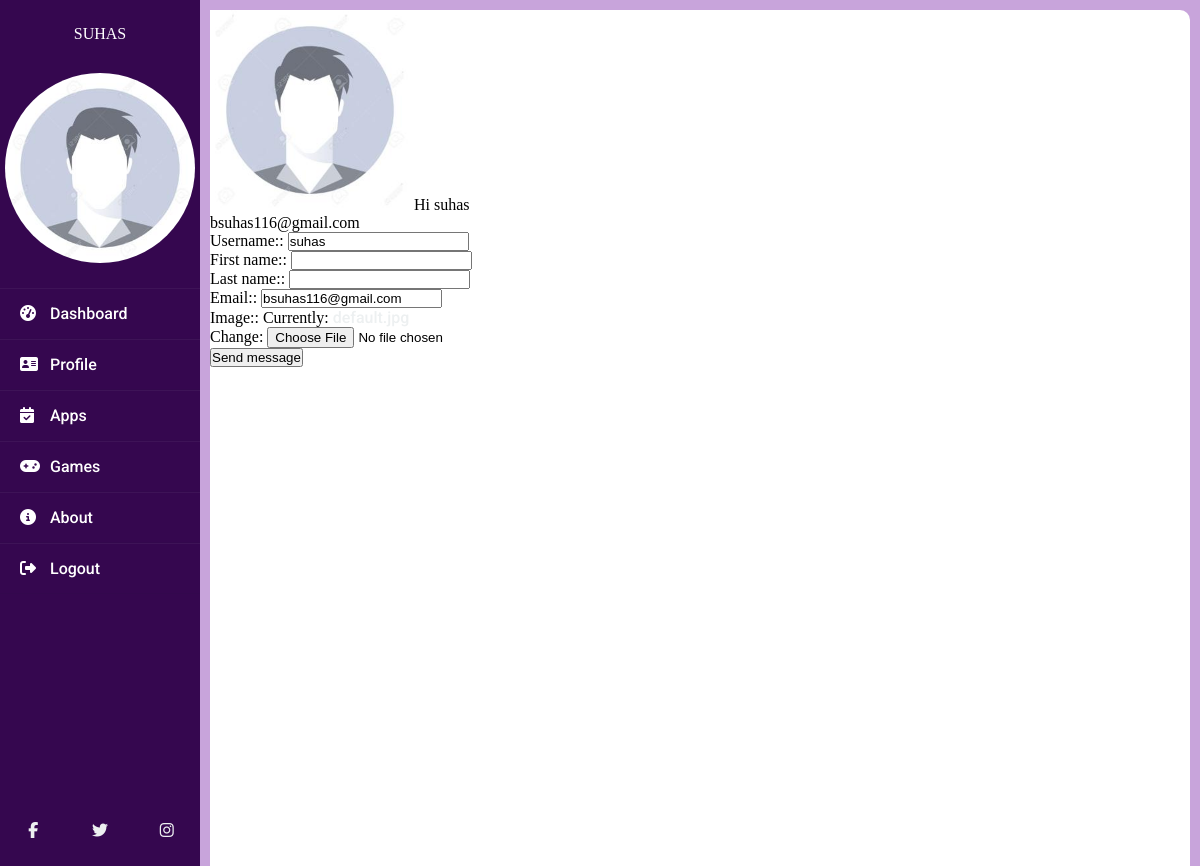
Page /users/profile/ (signed in) on the earlier database version.
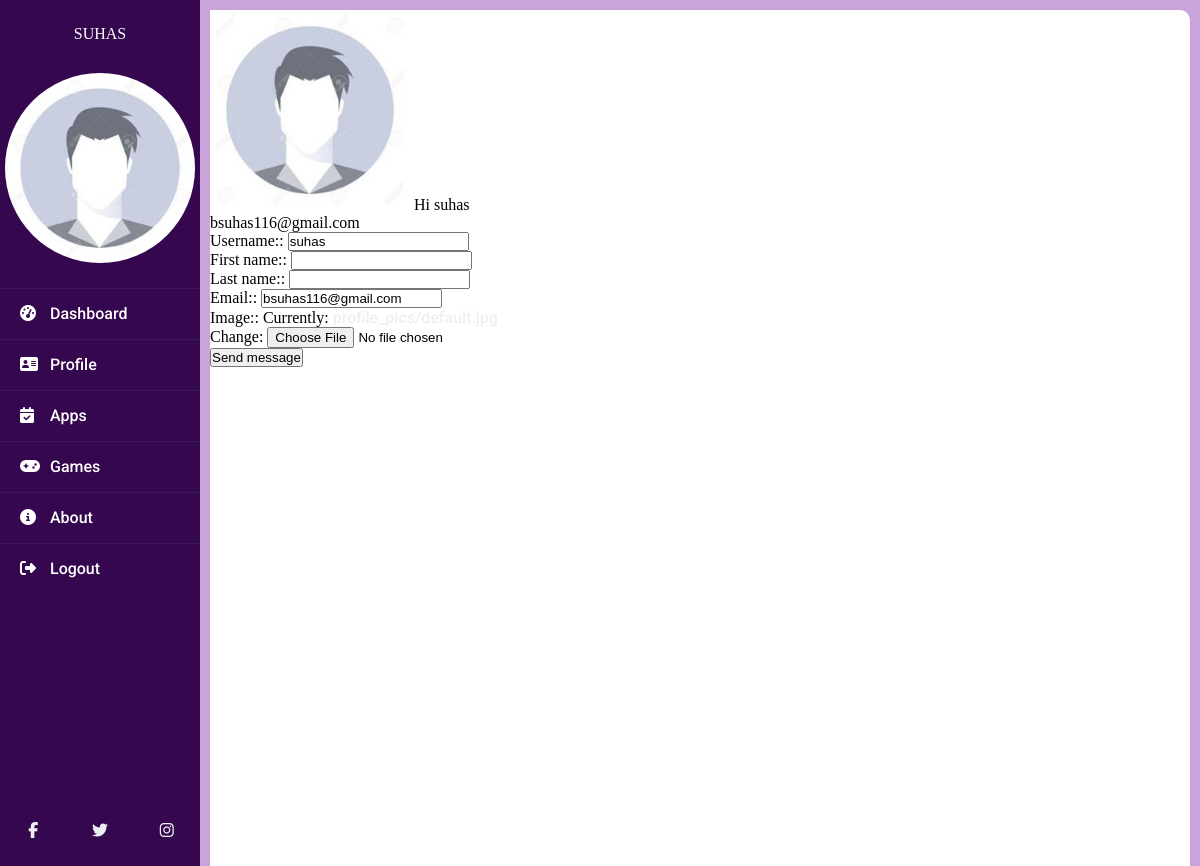
Same page on the later database version.
### users/models.py (models this page shows, shortened)
class CustomUser(AbstractUser):
    pass

class Profile(models.Model):
  user = models.OneToOneField(CustomUser, on_delete= models.CASCADE)
  image = models.ImageField(default= "default.jpg", upload_to="profile_pics" )

### users/views.py (the view)
# urls.py: path('profile/', user_views.profile , name='profile'),
@login_required
def profile(request):
  if request.method == 'POST':
    u_form = UserUpdateForm(request.POST, instance = request.user)
    p_form = ProfileUpdateForm(request.POST, request.FILES, instance = request.user.profile)
    if u_form.is_valid() and p_form.is_valid():
      u_form.save()
      p_form.save()
      messages.success(request, f'Your profile has been updated')
      return redirect('portfolio')
  else:
    u_form = UserUpdateForm(instance = request.user)
    p_form = ProfileUpdateForm(instance = request.user.profile)
  context = {
    'u_form' :  u_form,
    'p_form' :  p_form,
  }
  return render(request, 'registration/profile.html', context)

### users/forms.py
class UserUpdateForm(forms.ModelForm):
  first_name = forms.CharField(max_length=30, required=False, help_text='Optional.')
  last_name = forms.CharField(max_length=30, required=False, help_text='Optional.')
  email = forms.EmailField(max_length=254, help_text='Required. Inform a valid email address.')
  class Meta:
      model = CustomUser
      fields = ['username', 'first_name', 'last_name', 'email']

class ProfileUpdateForm(forms.ModelForm):
  class Meta:
    model = Profile
    fields = ['image']

### templates/registration/profile.html (shortened to what this page needs)
{% extends 'base-user.html' %}
{% block content %}
{% if user.is_authenticated %}
  <img style="width: 200px;" src="{{ user.profile.image.url }}">
  Hi {{ user.username}}
  <p> {{ user.email }} </p>
  <form method="post" enctype="multipart/form-data">
      {% for field in u_form %}
          <div class="fieldWrapper">
              {{ field.label_tag }}: {{ field }}
          </div>
      {% endfor %}
      {% for field in p_form %}
          <div class="fieldWrapper">
              {{ field.label_tag }}: {{ field }}
          </div>
      {% endfor %}
      <p><input type="submit" value="Send message" /></p>
  </form>
{% endif %}
{% endblock %}

### templates/base-user.html (shortened to what this page needs)
<!DOCTYPE html>
<html>
<head>
  {% load static%}
  <link rel="stylesheet" type="text/css" href="{% static "/css/main1.css" %}">
</head>
<body>
  <div class="wrapper">
    <div class="sidebar">
      <div class="username">
        <span>{{user.username}}</span>
      </div>
      <div class="image">
        <img class="profile-pic" src="{{user.profile.image.url}}">
      </div>
      <div class="links">
        <ul>
          <li><a href="{% url 'portfolio' %}"><i class="fas fa-tachometer-alt"></i>Dashboard</a></li>
          <li><a href="{% url 'profile' %}"><i class="fas fa-address-card"></i>Profile</a></li>
          <li><a href="#App"><i class="fas fa-calendar-check"></i>Apps</a></li>
          <li><a href="{% url 'games_index' %}"><i class="fas fa-gamepad"></i>Games</a></li>
          <li><a href="#"><i class="fas fa-info-circle"></i>About</a></li>
          <li><a href="{% url 'logout' %}"><i class="fas fa-sign-out-alt"></i>Logout</a></li>
        </ul>
      </div>
      <div class="social_media">
        <a href="#"><i class="fab fa-facebook-f fab-3"></i></a>
        <a href="#"><i class="fab fa-twitter fab-3"></i></a>
        <a href="#"><i class="fab fa-instagram fab-3"></i></a>
      </div>
    </div>
    <div class="main_content">
        {% block content %}
        {% endblock %}
    </div>
  </div>
</body>
</html>

### static/css/main1.css (style rules this page uses)
:root { --DarkViolet-color: #35074f; --MediumViolet-color: #8e20c9; --LightViolet-color: #c8a4db; --White-color: #ffffff; --Rose-color: #f03a47; }
* { box-sizing: border-box; margin: 0; padding: 0; list-style: none; text-decoration: none; }
body { background-color: var(--White-color); }
li, a, button { font-family: "Roboto", sans-serif; font-size: 16px; font-weight: 500; color: #edf0f1; text-transform: none; }
.wrapper { display: flex; position: relative; background-color: var(--LightViolet-color); }
.sidebar { display: flex; background-color: var(--DarkViolet-color); position: fixed; height: 100%; width: 200px; flex-direction: column; padding: 20px 0; }
.sidebar div { width: 100%; margin-bottom: 10px; align-items: center; }
.sidebar .username { color: var(--White-color); text-transform: uppercase; text-align: center; padding: 5px 10px; }
.sidebar img { display: block; margin: auto; width: 100%; border-radius: 50%; padding: 15px 5px; }
.sidebar ul li { padding: 15px 20px; border-bottom: 1px solid rgba(30,31,38,0.05); border-top: 1px solid rgba(225,225,225,0.05); cursor: pointer; }
.sidebar ul li a { color: var(--White-color); display: block; }
.sidebar ul li a .fas { width: 30px; }
.sidebar .social_media { display: flex; flex-wrap: wrap; position: static; bottom: 0; width: 100%; justify-content: space-around; margin: auto 0px 0px 0px; }
.social_media a { flex-basis: 33%; padding: 20px; text-align: center; cursor: pointer; }
.main_content { background-color: var(--White-color); width: 100%; margin: 10px 10px 10px 210px; border-radius: 10px; min-height: 100VH; }

Differences in the rows shown:
changed CustomUser "SUHAS": profile.image: a different picture
